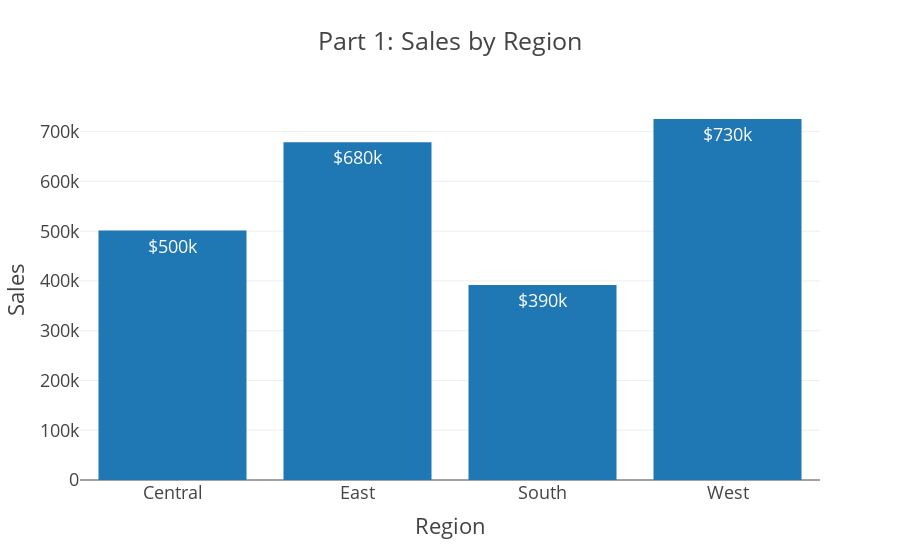

Notebook cell for this chart:
### Code cell
fig = px.bar(df_region_group,
            x='Region',
            y='Sales',
             text='Sales',
            template='presentation',
            title='Part 1: Sales by Region')

fig.update_traces(textposition='auto', 
                  texttemplate='%{text:$,.2s}')

fig.show()

### Figure 1 — Plotly figure (JSON) as saved in the notebook; plotly's stock layout.template omitted (floating-point values rounded to 4 significant figures)
{"data": [{"alignmentgroup": "True", "hoverlabel": {"namelength": 0}, "hovertemplate": "Region=%{x}<br>Sales=%{text}", "legendgroup": "", "marker": {"color": "#1F77B4"}, "name": "", "offsetgroup": "", "orientation": "v", "showlegend": false, "text": [501200.0, 678800.0, 391700.0, 725500.0], "textposition": "auto", "texttemplate": "%{text:$,.2s}", "type": "bar", "x": ["Central", "East", "South", "West"], "xaxis": "x", "y": [501200.0, 678800.0, 391700.0, 725500.0], "yaxis": "y"}], "layout": {"barmode": "relative", "legend": {"tracegroupgap": 0}, "title": {"text": "Part 1: Sales by Region"}, "xaxis": {"anchor": "y", "domain": [0, 1], "title": {"text": "Region"}}, "yaxis": {"anchor": "x", "domain": [0, 1], "title": {"text": "Sales"}}}}
